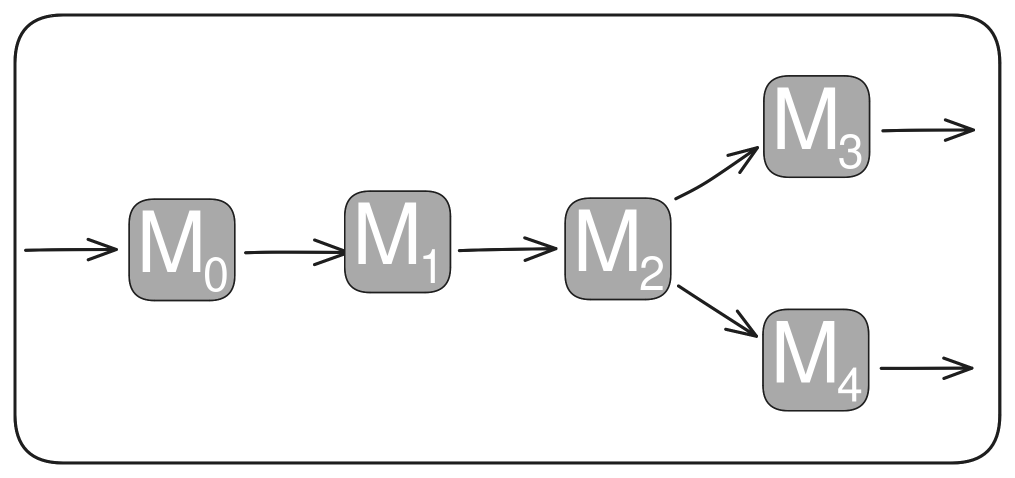
#> input picture Figure 2/plotdata/fig2_none_tr.png, 2029 x 955 px (shown at 1/2 size)
$ python Figure_2.py
#> lines starting #> are read from the running program, lines starting #| are printed output that depends on the picture
#!/usr/bin/env python3
# -*- coding: utf-8 -*-
"""
Created on Wed Oct 22 12:00:48 2025

@author: robert
"""


import sys

sys.path.append('../simulation_functions')
import numpy as np

import matplotlib.pyplot as plt

import matplotlib.pylab as pylab
import make_figure_data as mfd
import matplotlib.image as img
import matplotlib as mpl
# import matplotlib.patheffects as pe
import matplotlib.patches as patches


savefig=0          # Change to 1 in order to save generated figure
numkin=501
# numkin=21
kinvals=np.logspace(-4,1,numkin)
TMAX=100000
TPTS=TMAX

# Ks_top=10**(2.)
V23=1.
K23=1.

Btot=10.
VMB=0.01
KeqB=1.

# [5 lines of commented-out code are left out]
V24_vals=np.array([1.,0.5,2.])
K24_vals=np.array([1.,0.5 ,0.5])

# V24_vals=np.array([1.,10., 0.1, 10.,0.1])
# K24_vals=np.array([1.,10.,0.1,0.1,10.])

rev=False


al_sub23_vals=np.array([1.,1.3,1.,1.3])

lengthparams=[2,1,1]
B_position_params_sets=(([0,0],[0,0],[0],[0]),
                        ([0,0],[0,0],[0],[0]),
                        ([0,0],[0,0],[0],[1]),
                        ([0,0],[0,0],[0],[1]))

params = {'legend.fontsize': 20,
          'figure.figsize': (12, 9),
          'axes.labelsize': 'x-large',
          'axes.titlesize':'x-large',
          'xtick.labelsize':25,
          'ytick.labelsize':25}

# cols=['black','blue','red','darkgoldenrod','darkmagenta']
cols=['black','cornflowerblue','orangered']
lw=3
col_labs=['A','B','C','D']
axes_labs=['$\\rm Branch~ Point$','$\\rm With~ Allostery$','$\\rm With~ Cosubstrates$','$\\rm With~ Both$']

pylab.rcParams.update(params)
mpl.rc('text', usetex = True)
mpl.rc('text.latex', preamble=r'\usepackage{amsmath} \usepackage{color}')

plt.figure()
ax1=plt.axes([0.091,0.65,0.62,0.5])
motifnone=img.imread('fig2_none_tr.png')
#> motifnone is the input picture: shape (955, 2029, 4) float32; mean R, G, B, A 0.945, 0.945, 0.945, 1
plt.imshow(motifnone)
plt.axis('off')

ax2=plt.axes([0.73,0.65,0.62,0.5])
motifnone=img.imread('branch_with_allo_2.png')
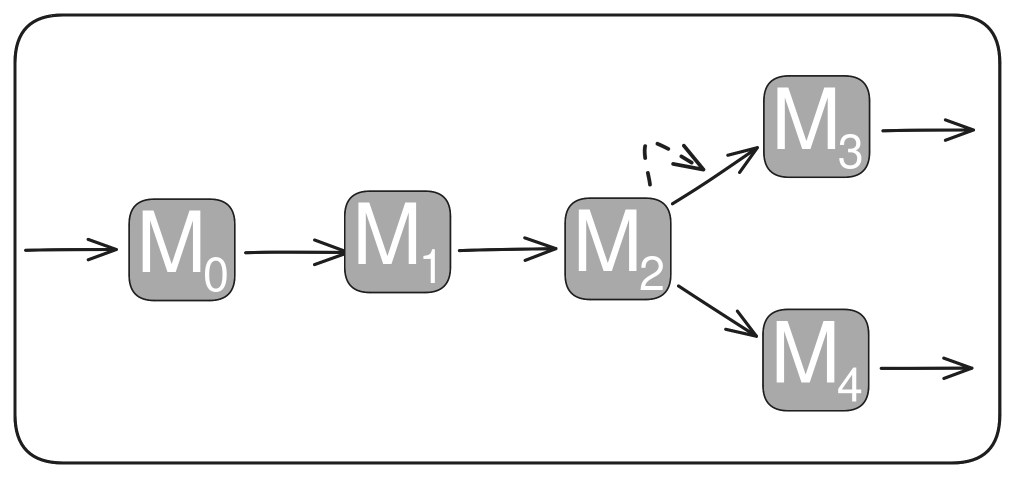
#> input picture Figure 2/plotdata/branch_with_allo_2.png, 2029 x 955 px (shown at 1/2 size)
#> motifnone is the input picture: shape (955, 2029, 4) float32; mean R, G, B, A 0.944, 0.944, 0.944, 1
plt.imshow(motifnone)
plt.axis('off')

ax3=plt.axes([1.368,0.65,0.62,0.5])
plt.axis('off')
motifbranch=img.imread('fig2_minimal_tr.png')
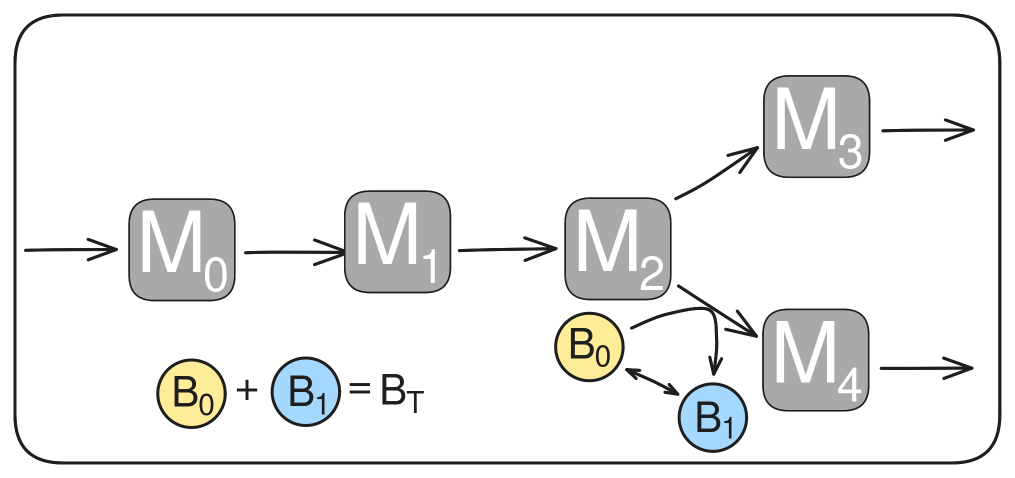
#> input picture Figure 2/plotdata/fig2_minimal_tr.png, 2029 x 955 px (shown at 1/2 size)
#> motifbranch is the input picture: shape (955, 2029, 4) float32; mean R, G, B, A 0.93, 0.931, 0.93, 1
plt.imshow(motifbranch)

ax4=plt.axes([2.01,0.65,0.62,0.5])
plt.axis('off')
motifbranch=img.imread('fig2_allo_cosub.png')
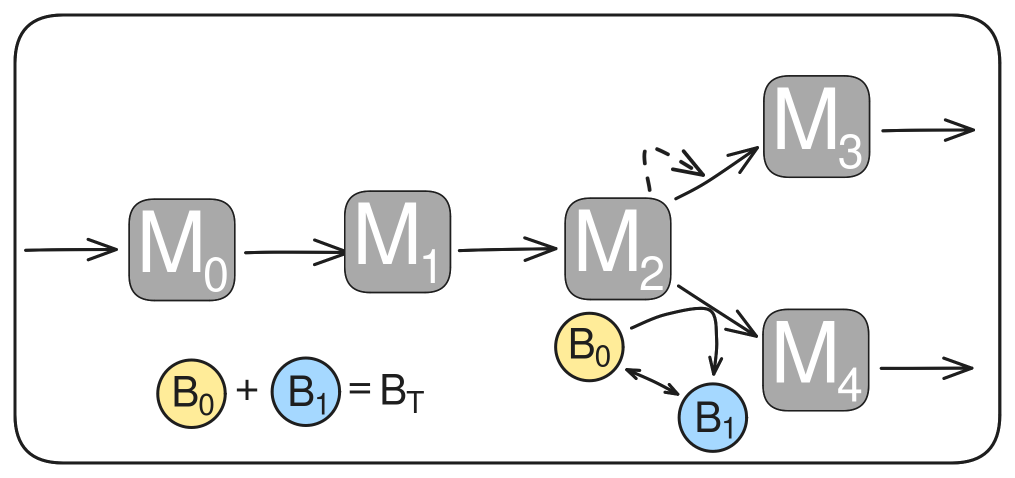
#> input picture Figure 2/plotdata/fig2_allo_cosub.png, 2029 x 955 px (shown at 1/2 size)
#> motifbranch is the input picture: shape (955, 2029, 4) float32; mean R, G, B, A 0.929, 0.93, 0.929, 1
plt.imshow(motifbranch)


ax5=plt.axes([0.1,0.08,0.6,0.6])
ax6=plt.axes([0.74,0.08,0.6,0.6])
ax7=plt.axes([1.38,0.08,0.6,0.6])
ax8=plt.axes([2.02,0.08,0.6,0.6])

inset1=plt.axes([1.76,0.18,0.2,0.2])
inset2=plt.axes([2.4,0.18,0.2,0.2])


ax9=plt.axes([0.1,-0.55,0.6,0.6])
ax10=plt.axes([0.74,-0.55,0.6,0.6])
ax11=plt.axes([1.38,-0.55,0.6,0.6])
ax12=plt.axes([2.02,-0.55,0.6,0.6])

axsets=[[ax5,ax9],[ax6,ax10],[ax7,ax11],[ax8,ax12]]
ins=[inset1,inset2]

for idmot,al23sub in enumerate(al_sub23_vals):
    B_position=B_position_params_sets[idmot]
    axes_plot=axsets[idmot]
    print(B_position,al23sub)

    al=np.array([al23sub,1.,1.,1.])
    for idv24, V24 in enumerate(V24_vals):
        K24=K24_vals[idv24]
        print(str(V23/V24),str(K23/K24))

        ff_vec=np.zeros(np.size(kinvals))
        ff_vec[:]=np.nan

        b_vec=np.zeros(np.size(kinvals))
        b_vec[:]=np.nan
        for i in range(len(kinvals)):
            kin=kinvals[i]

#> (the run stopped early here; a loop or call above may not have finished)
